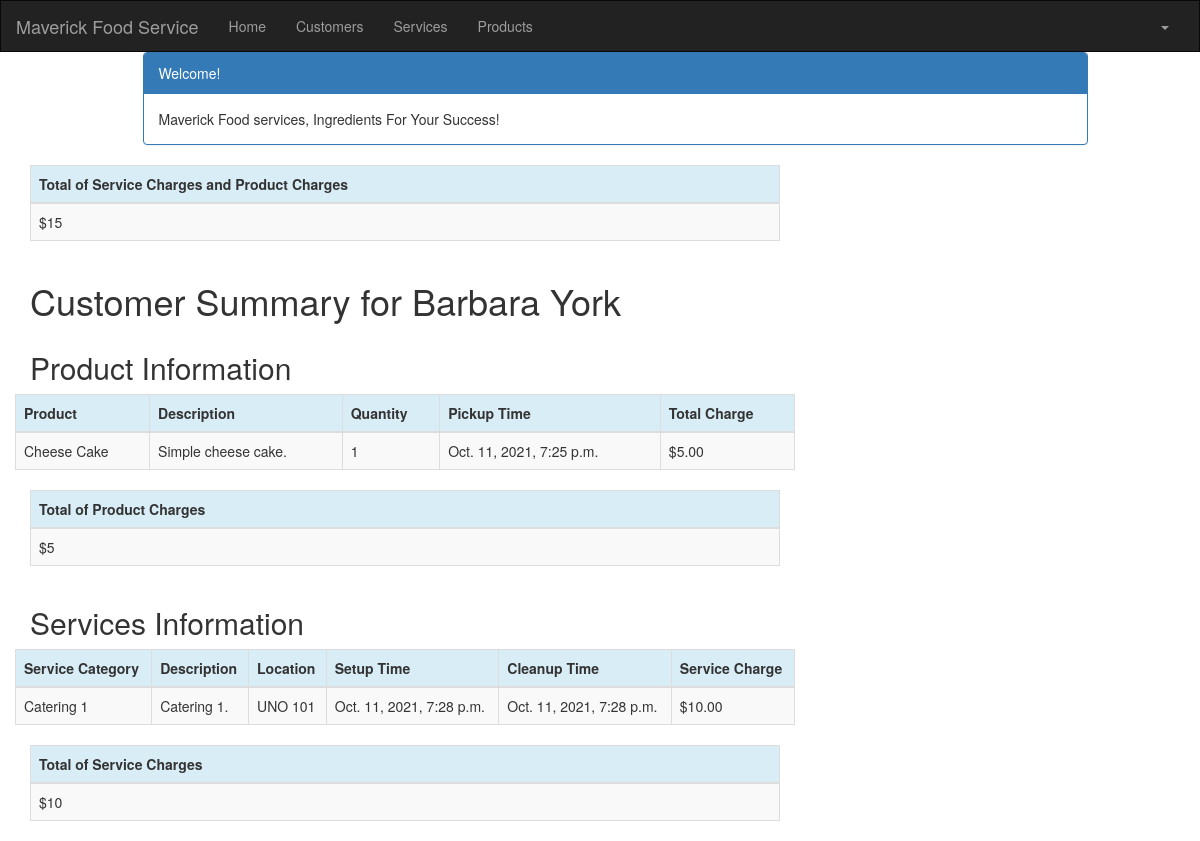
The page /customer/1/summary/ (signed in) on the database its author committed.
### crm/models.py (models this page shows, shortened)
class Customer(models.Model):
    cust_name = models.CharField(max_length=50)
    organization = models.CharField(max_length=100, blank=True)
    role = models.CharField(max_length=100)
    email = models.EmailField(max_length=100)
    bldgroom = models.CharField(max_length=100)
    address = models.CharField(max_length=200)
    account_number = models.IntegerField(blank=False, null=False)
    city = models.CharField(max_length=50)
    state = models.CharField(max_length=50)
    zipcode = models.CharField(max_length=10)
    phone_number = models.CharField(max_length=50)
    created_date = models.DateTimeField(
        default=timezone.now)
    updated_date = models.DateTimeField(auto_now_add=True)

class Product(models.Model):
    cust_name = models.ForeignKey(Customer, on_delete=models.CASCADE, related_name='products')
    product = models.CharField(max_length=100)
    p_description = models.TextField()
    quantity = models.IntegerField()
    pickup_time = models.DateTimeField(
        default=timezone.now)
    charge = models.DecimalField(max_digits=10, decimal_places=2)
    created_date = models.DateTimeField(
        default=timezone.now)
    updated_date = models.DateTimeField(auto_now_add=True)

class Service(models.Model):
    cust_name = models.ForeignKey(Customer, on_delete=models.CASCADE, related_name='services')
    service_category = models.CharField(max_length=100)
    description = models.TextField()
    location = models.CharField(max_length=200)
    setup_time = models.DateTimeField(
        default=timezone.now)
    cleanup_time = models.DateTimeField(
        default=timezone.now)
    service_charge = models.DecimalField(max_digits=10, decimal_places=2)
    created_date = models.DateTimeField(
        default=timezone.now)
    updated_date = models.DateTimeField(auto_now_add=True)

### crm/views.py (the view)
# urls.py: path('customer/<int:pk>/summary/', views.summary, name='summary'),
@login_required
def summary(request, pk):
    customer = get_object_or_404(Customer, pk=pk)
    customers = Customer.objects.filter(created_date__lte=timezone.now())
    services = Service.objects.filter(cust_name=pk)
    products = Product.objects.filter(cust_name=pk)
    sum_service_charge = \
        Service.objects.filter(cust_name=pk).aggregate(Sum('service_charge'))
    sum_product_charge = \
        Product.objects.filter(cust_name=pk).aggregate(Sum('charge'))
    sum = sum_product_charge.get("charge__sum")
    if sum== None:
        sum_product_charge = {'charge__sum' : Decimal('0')}
    sum = sum_service_charge.get("service_charge__sum")
    if sum== None:
        sum_service_charge = {'service_charge__sum' : Decimal('0')}
    return render(request, 'crm/summary.html', {'customer': customer,
                              'products': products,
                              'services': services,
                              'sum_service_charge': sum_service_charge,
                              'sum_product_charge': sum_product_charge,})

### crm/templates/crm/summary.html
{% extends 'crm/base.html' %}
{% block content %}
{% load mathfilters %}
{% load humanize %}
<div class="container">
    <div class="row">
        <div class="col-md-10 col-md-offset-1">
            <div class="panel panel-primary">
                <div class="panel-heading">Welcome!</div>
                <div class="panel-body">
                    Maverick Food services, Ingredients For Your Success!
                </div>
            </div>
        </div>
    </div>
</div>
<table class="table table-striped table-bordered table-hover">
        <thead>
            <tr class="bg-info">
                <th>Total of Service Charges and Product Charges</th>
            </tr>
        </thead>
        <tbody>
            <tr>
                <td>${{ sum_product_charge.charge__sum|intcomma |add:sum_service_charge.service_charge__sum|intcomma}}</td>
            </tr>
        </tbody>
    </table>
<div class="row">
  <h1 style="padding-left: 15Px">Customer Summary for {{ customer.cust_name }}</h1>
</div>
    <div class="row">
        <h2 style="padding-left: 15Px">Product Information</h2>
    </div>
    <div class="row">
        <table class="table table-striped table-bordered table-hover">
            <thead>
            <tr class="bg-info">
                <th>Product</th>
                <th>Description</th>
                <th>Quantity</th>
                <th>Pickup Time</th>
                <th>Total Charge</th>
            </tr>
            </thead>
            <tbody>
            {% for product in products %}
                <tr>
                    <td>{{ product.product }}</td>
                    <td>{{ product.p_description }}</td>
                    <td>{{ product.quantity|intcomma }}</td>
                    <td>{{ product.pickup_time }}</td>
                    <td>${{ product.charge|intcomma }}</td>
                </tr>
            {% endfor %}
            </tbody>
        </table>
    </div>
        <table class="table table-striped table-bordered table-hover">
        <thead>
            <tr class="bg-info">
                <th>Total of Product Charges</th>
            </tr>
        </thead>
        <tbody>
            <tr>
                <td>${{ sum_product_charge.charge__sum|intcomma }}</td>
            </tr>
        </tbody>
    </table>
    <div class="row">
        <h2 style="padding-left: 15Px">Services Information</h2>
    </div>
    <div class="row">
        <table class="table table-striped table-bordered table-hover">
            <thead>
            <tr class="bg-info">
                <th>Service Category</th>
                <th>Description</th>
                <th>Location</th>
                <th>Setup Time</th>
                <th>Cleanup Time</th>
                <th>Service Charge</th>
            </tr>
            </thead>
            <tbody>
            {% for service in services %}
                <tr>
                    <td>{{ service.service_category }}</td>
                    <td>{{ service.description }}</td>
                    <td>{{ service.location }}</td>
                    <td>{{ service.setup_time }}</td>
                    <td>{{ service.cleanup_time }}</td>
                    <td>${{ service.service_charge|intcomma }}</td>
                </tr>
            {% endfor %}
            </tbody>
        </table>
    </div>
        <table class="table table-striped table-bordered table-hover">
        <thead>
            <tr class="bg-info">
                <th>Total of Service Charges</th>
            </tr>
        </thead>
        <tbody>
            <tr>
                <td>${{ sum_service_charge.service_charge__sum|intcomma }}</td>
            </tr>
        </tbody>
    </table>
</div>
{% endblock %}

### rows shown on the page
Customer: cust_name "Barbara York"
Product: product "Cheese Cake", p_description "Simple cheese cake.", quantity "1", pickup_time "Oct. 11, 2021, 7:25 p.m.", charge "5.00"
Service: service_category "Catering 1", description "Catering 1.", location "UNO 101", setup_time "Oct. 11, 2021, 7:28 p.m.", cleanup_time "Oct. 11, 2021, 7:28 p.m.", service_charge "10.00"

### other values the page prints
{{ sum_product_charge.charge__sum|intcomma }} "5"
{{ sum_service_charge.service_charge__sum|intcomma }} "10"
